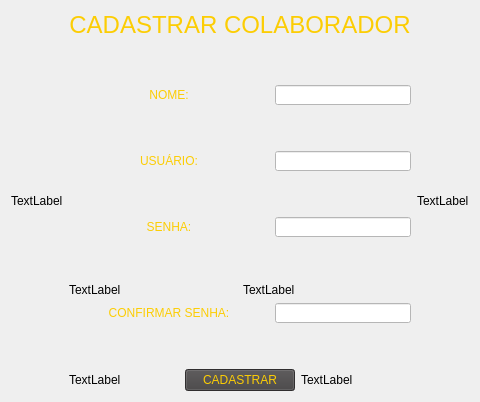
        <widget class="QWidget" name="pg_CadastroColaborador">
         <layout class="QGridLayout" name="gridLayout_6">
          <item row="0" column="0">
           <widget class="QLabel" name="label_26">
            <property name="text">
             <string>TextLabel</string>
            </property>
           </widget>
          </item>
          <item row="0" column="2">
           <widget class="QLabel" name="label_23">
            <property name="text">
             <string>TextLabel</string>
            </property>
           </widget>
          </item>
          <item row="0" column="1">
           <layout class="QVBoxLayout" name="verticalLayout_3">
            <item>
             <widget class="QLabel" name="label_21">
              <property name="sizePolicy">
               <sizepolicy hsizetype="Preferred" vsizetype="Fixed">
                <horstretch>0</horstretch>
                <verstretch>0</verstretch>
               </sizepolicy>
              </property>
              <property name="text">
               <string>&lt;html&gt;&lt;head/&gt;&lt;body&gt;&lt;p align=&quot;center&quot;&gt;&lt;span style=&quot; font-size:18pt; color:#fccd04;&quot;&gt;CADASTRAR COLABORADOR&lt;/span&gt;&lt;/p&gt;&lt;/body&gt;&lt;/html&gt;</string>
              </property>
             </widget>
            </item>
            <item>
             <spacer name="verticalSpacer_8">
              <property name="orientation">
               <enum>Qt::Vertical</enum>
              </property>
              <property name="sizeHint" stdset="0">
               <size>
                <width>20</width>
                <height>40</height>
               </size>
              </property>
             </spacer>
            </item>
            <item>
             <layout class="QHBoxLayout" name="horizontalLayout_10">
              <item>
               <widget class="QLabel" name="label_22">
                <property name="sizePolicy">
                 <sizepolicy hsizetype="Minimum" vsizetype="Expanding">
                  <horstretch>0</horstretch>
                  <verstretch>0</verstretch>
                 </sizepolicy>
                </property>
                <property name="minimumSize">
                 <size>
                  <width>200</width>
                  <height>0</height>
                 </size>
                </property>
                <property name="maximumSize">
                 <size>
                  <width>16777215</width>
                  <height>20</height>
                 </size>
                </property>
                <property name="text">
                 <string>&lt;html&gt;&lt;head/&gt;&lt;body&gt;&lt;p align=&quot;center&quot;&gt;&lt;span style=&quot; color:#fccd04;&quot;&gt;NOME:&lt;/span&gt;&lt;/p&gt;&lt;/body&gt;&lt;/html&gt;</string>
                </property>
                <property name="alignment">
                 <set>Qt::AlignRight|Qt::AlignTrailing|Qt::AlignVCenter</set>
                </property>
               </widget>
              </item>
              <item>
               <widget class="QLineEdit" name="lineEdit_6">
                <property name="sizePolicy">
                 <sizepolicy hsizetype="Expanding" vsizetype="Expanding">
                  <horstretch>0</horstretch>
                  <verstretch>0</verstretch>
                 </sizepolicy>
                </property>
                <property name="maximumSize">
                 <size>
                  <width>16777215</width>
                  <height>20</height>
                 </size>
                </property>
                <property name="styleSheet">
                 <string notr="true">background-color: rgb(255, 255, 255);</string>
                </property>
               </widget>
              </item>
             </layout>
            </item>
            <item>
             <spacer name="verticalSpacer_3">
              <property name="orientation">
               <enum>Qt::Vertical</enum>
              </property>
              <property name="sizeHint" stdset="0">
               <size>
                <width>20</width>
                <height>40</height>
               </size>
              </property>
             </spacer>
            </item>
            <item>
             <layout class="QHBoxLayout" name="horizontalLayout_11">
              <item>
               <widget class="QLabel" name="label_24">
                <property name="sizePolicy">
                 <sizepolicy hsizetype="Preferred" vsizetype="Expanding">
                  <horstretch>0</horstretch>
                  <verstretch>0</verstretch>
                 </sizepolicy>
                </property>
                <property name="minimumSize">
                 <size>
                  <width>200</width>
                  <height>0</height>
                 </size>
                </property>
                <property name="maximumSize">
                 <size>
                  <width>16777215</width>
                  <height>20</height>
                 </size>
                </property>
                <property name="text">
                 <string>&lt;html&gt;&lt;head/&gt;&lt;body&gt;&lt;p align=&quot;center&quot;&gt;&lt;span style=&quot; color:#fccd04;&quot;&gt;USUÁRIO:&lt;/span&gt;&lt;/p&gt;&lt;/body&gt;&lt;/html&gt;</string>
                </property>
                <property name="alignment">
                 <set>Qt::AlignRight|Qt::AlignTrailing|Qt::AlignVCenter</set>
                </property>
               </widget>
              </item>
              <item>
               <widget class="QLineEdit" name="lineEdit_5">
                <property name="sizePolicy">
                 <sizepolicy hsizetype="Expanding" vsizetype="Expanding">
                  <horstretch>0</horstretch>
                  <verstretch>0</verstretch>
                 </sizepolicy>
                </property>
                <property name="maximumSize">
                 <size>
                  <width>16777215</width>
                  <height>20</height>
                 </size>
                </property>
                <property name="styleSheet">
                 <string notr="true">background-color: rgb(255, 255, 255);</string>
                </property>
               </widget>
              </item>
             </layout>
            </item>
            <item>
             <spacer name="verticalSpacer_5">
              <property name="orientation">
               <enum>Qt::Vertical</enum>
              </property>
              <property name="sizeHint" stdset="0">
               <size>
                <width>20</width>
                <height>40</height>
               </size>
              </property>
             </spacer>
            </item>
            <item>
             <layout class="QHBoxLayout" name="horizontalLayout_13">
              <item>
               <widget class="QLabel" name="label_25">
                <property name="sizePolicy">
                 <sizepolicy hsizetype="Preferred" vsizetype="Expanding">
                  <horstretch>0</horstretch>
                  <verstretch>0</verstretch>
                 </sizepolicy>
                </property>
                <property name="minimumSize">
                 <size>
                  <width>200</width>
                  <height>0</height>
                 </size>
                </property>
                <property name="maximumSize">
                 <size>
                  <width>16777215</width>
                  <height>20</height>
                 </size>
                </property>
                <property name="text">
                 <string>&lt;html&gt;&lt;head/&gt;&lt;body&gt;&lt;p align=&quot;center&quot;&gt;&lt;span style=&quot; color:#fccd04;&quot;&gt;SENHA:&lt;/span&gt;&lt;/p&gt;&lt;/body&gt;&lt;/html&gt;</string>
                </property>
                <property name="alignment">
                 <set>Qt::AlignRight|Qt::AlignTrailing|Qt::AlignVCenter</set>
                </property>
               </widget>
              </item>
              <item>
               <widget class="QLineEdit" name="lineEdit_8">
                <property name="sizePolicy">
                 <sizepolicy hsizetype="Expanding" vsizetype="Expanding">
                  <horstretch>0</horstretch>
                  <verstretch>0</verstretch>
                 </sizepolicy>
                </property>
                <property name="maximumSize">
                 <size>
                  <width>16777215</width>
                  <height>20</height>
                 </size>
                </property>
                <property name="styleSheet">
                 <string notr="true">background-color: rgb(255, 255, 255);</string>
                </property>
                <property name="echoMode">
                 <enum>QLineEdit::Password</enum>
                </property>
               </widget>
              </item>
             </layout>
            </item>
            <item>
             <spacer name="verticalSpacer_7">
              <property name="orientation">
               <enum>Qt::Vertical</enum>
              </property>
              <property name="sizeHint" stdset="0">
               <size>
                <width>20</width>
                <height>40</height>
               </size>
              </property>
             </spacer>
            </item>
            <item>
             <layout class="QHBoxLayout" name="horizontalLayout_14">
              <item>
               <widget class="QLabel" name="label">
                <property name="text">
                 <string>TextLabel</string>
                </property>
               </widget>
              </item>
              <item>
               <widget class="QLabel" name="label_3">
                <property name="text">
                 <string>TextLabel</string>
                </property>
               </widget>
              </item>
             </layout>
            </item>
            <item>
             <layout class="QHBoxLayout" name="horizontalLayout_12">
              <item>
               <widget class="QLabel" name="label_20">
                <property name="sizePolicy">
                 <sizepolicy hsizetype="Preferred" vsizetype="Expanding">
                  <horstretch>0</horstretch>
                  <verstretch>0</verstretch>
                 </sizepolicy>
                </property>
                <property name="minimumSize">
                 <size>
                  <width>200</width>
                  <height>0</height>
                 </size>
                </property>
                <property name="maximumSize">
                 <size>
                  <width>16777215</width>
                  <height>20</height>
                 </size>
                </property>
                <property name="text">
                 <string>&lt;html&gt;&lt;head/&gt;&lt;body&gt;&lt;p align=&quot;center&quot;&gt;&lt;span style=&quot; color:#fccd04;&quot;&gt;CONFIRMAR SENHA:&lt;/span&gt;&lt;/p&gt;&lt;/body&gt;&lt;/html&gt;</string>
                </property>
                <property name="alignment">
                 <set>Qt::AlignRight|Qt::AlignTrailing|Qt::AlignVCenter</set>
                </property>
               </widget>
              </item>
              <item>
               <widget class="QLineEdit" name="lineEdit_7">
                <property name="sizePolicy">
                 <sizepolicy hsizetype="Expanding" vsizetype="Expanding">
                  <horstretch>0</horstretch>
                  <verstretch>0</verstretch>
                 </sizepolicy>
                </property>
                <property name="maximumSize">
                 <size>
                  <width>16777215</width>
                  <height>20</height>
                 </size>
                </property>
                <property name="styleSheet">
                 <string notr="true">background-color: rgb(255, 255, 255);</string>
                </property>
                <property name="echoMode">
                 <enum>QLineEdit::Password</enum>
                </property>
               </widget>
              </item>
             </layout>
            </item>
            <item>
             <spacer name="verticalSpacer_6">
              <property name="orientation">
               <enum>Qt::Vertical</enum>
              </property>
              <property name="sizeHint" stdset="0">
               <size>
                <width>20</width>
                <height>40</height>
               </size>
              </property>
             </spacer>
            </item>
            <item>
             <layout class="QHBoxLayout" name="horizontalLayout_15">
              <item>
               <widget class="QLabel" name="label_28">
                <property name="text">
                 <string>TextLabel</string>
                </property>
               </widget>
              </item>
              <item>
               <widget class="QPushButton" name="pushButton_15">
                <property name="styleSheet">
                 <string notr="true">QPushButton {
     background-color: #434142;       /* Cor ao passar o mouse */
	color:#FCCD04;
}

QPushButton:hover {
       /* Cor ao passar o mouse */
	background-color: rgb(213, 213, 213);
color:#000000
}

QPushButton:pressed {
    background-color: #d5d5d5;       /* Cor ao pressionar o botão */
}
</string>
                </property>
                <property name="text">
                 <string>CADASTRAR</string>
                </property>
               </widget>
              </item>
              <item>
               <widget class="QLabel" name="label_27">
                <property name="text">
                 <string>TextLabel</string>
                </property>
               </widget>
              </item>
             </layout>
            </item>
           </layout>
          </item>
         </layout>
        </widget>
